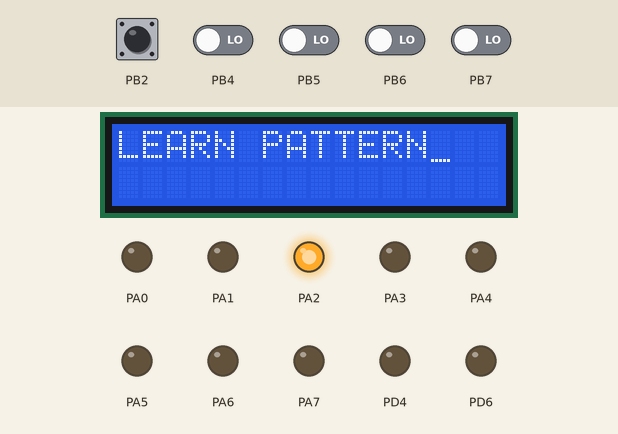
The program below on a simulated ATmega32, built with avr-gcc and emulated at 8 MHz. On the bench: 16×2 character LCD, output pins drawn as LEDs (lit = HIGH). Wiring (inferred from the signals the program sends): character LCD (HD44780): RS PD7; E PD5; data PC0, PC1, PC2, PC3, PC4, PC5, PC6, PC7. Dashed ring = blinking. The inputs (shaded band) are chosen by the test bench; at power-on: PB2, PB4–7 LOW. Random numbers use the default seed unless the program sets one; pins used as bus, display or sensor lines are not drawn.

Above: at 1.2 s.
1.3 s: PB2 driven HIGH
At 2.9 s:
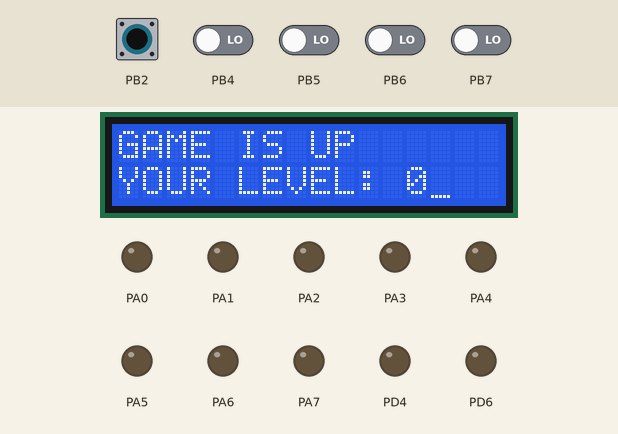
At 4.2 s:
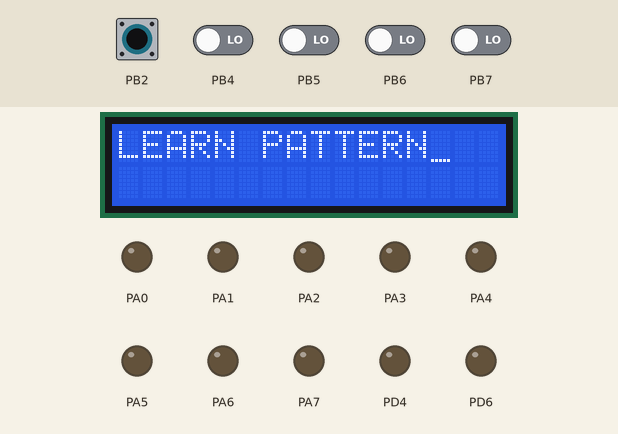
4.3 s: PB2 pulsed LOW 2 times (0.12 s each, 0.3 s apart)
At 8.5 s:
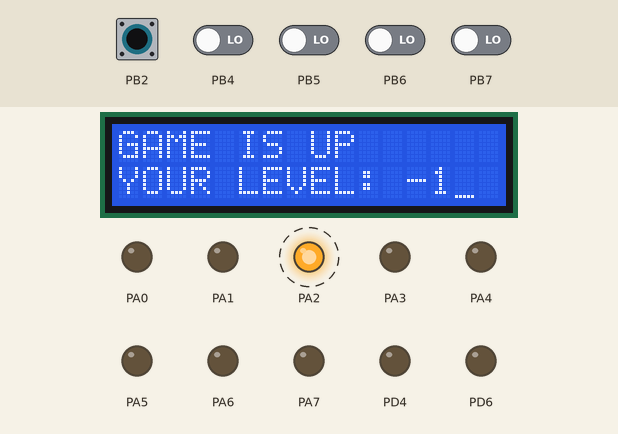
Timing chart, 0 to 12.3 s (numbered marks = the images above; inputs shaded):
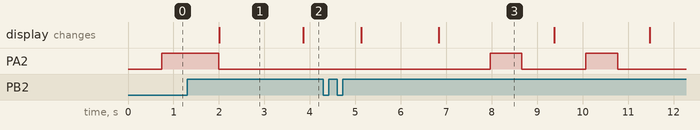

Measured:
- by itself, PA2: alternates HIGH for 0.70 s and LOW for 1.4 s, 4 changes in all, then stays LOW
- what the display in image 1 shows lasts 1.9 s, from 2.0 s to 3.9 s

The program:

main.c
```c
#define F_CPU 8000000UL
#include <avr/io.h>
#include <util/delay.h>
#include <avr/interrupt.h>
#include <stdio.h>
#include <time.h>

#define MAX_LEVEL 250
#define	LCD_DATA  PORTC
#define	LCD_COMMAND  PORTD


char SEQUENCE[MAX_LEVEL];
int LVL = 1;
int INDEX = 0;
volatile int DONE = 0;


void initialization_function(){
	srand(time(NULL));
	for(int i=0 ; i<MAX_LEVEL ; i++){
		SEQUENCE[i] = 1 << (rand() % 4);
	}
}

void delay()
{
	_delay_ms(700);
}

void LCD_commander( unsigned char command )
{
	LCD_DATA = command;
	LCD_COMMAND &= ~ (1<<7);	//RS=0
	LCD_COMMAND &= ~ (1<<6);	//RW=0 write
	LCD_COMMAND |= (1<<5);	//ENABLE=1
	_delay_us(1);
	LCD_COMMAND &= ~ (1<<5);	//ENABLE=0
	_delay_us(100);
}

void LCD_char_datashow( unsigned char data )
{
	LCD_DATA = data;
	LCD_COMMAND |= (1<<7);	//RS=1 means data
	LCD_COMMAND &= ~ (1<<6);	//RW=0 write
	LCD_COMMAND |= (1<<5);	//ENABLE=1
	_delay_us(1);
	LCD_COMMAND &= ~ (1<<5);	//ENABLE=0
	_delay_us(100);
}

void LCD_initializer()
{
	DDRC = 0xFF;
	DDRD = 0xF0; // make PORTD output for LCD commands

	LCD_COMMAND &=~(1<<5);	//ENABLE=0
	_delay_us(2000);
	LCD_commander(0x38);		//char size 5*7 16 char in 2 line
	LCD_commander(0x0E);		//turn lcd on
	LCD_commander(0x01);		//clean lcd
	_delay_us(2000);
	LCD_commander(0x06);		//move cursor to proper position
}

void LCD_clean(){
	LCD_commander(0x01);		//clean lcd
	_delay_us(2000);
	LCD_commander(0x06);		//move cursor to proper position
}

void LCD_string_datashow(char* string )
{
	unsigned char i = 0;
	while(string[i]!=0)
	{
		LCD_char_datashow(string[i]);
		i++ ;
	}
}

ISR (INT2_vect)
{
	int choosen = 0;
	if(PINB & (1 << 4))
	{
		PORTA |= (1<<0);
		choosen = 1;
	}
	else if(PINB & (1 << 5))
	{
		PORTA |= (1<<1);
		choosen = 2;
	}
	else if(PINB & (1 << 6))
	{
		PORTA |= (1<<2);
		choosen = 4;
	}
	else if(PINB & (1 << 7))
	{
		PORTA |= (1<<3);
		choosen =8;
	}
	delay();
	PORTA = 0x00;
	if(SEQUENCE[INDEX] != choosen)
	{
		LCD_clean();
		LCD_string_datashow("GAME IS UP");
		LCD_commander(0xC0);	//next line
		char level[50];
		sprintf(level,"YOUR LEVEL: %d", LVL-1);
		LCD_string_datashow(level);
		LVL = 0;
		INDEX = 0;
		DONE = 1;
		_delay_ms(1000);
		return ;
	}
	else
	{
		INDEX++;
	}
	if(INDEX == LVL)
	{
		DONE = 1;
		LCD_clean();
		LCD_string_datashow("RIGHT");
		LCD_commander(0xC0);	//next line
		LCD_string_datashow("NEXT LEVEL");
		delay();
		INDEX = 0;
		return;
	}
	return;
}

int main(void)
{
	DDRA = 0xFF;		// make porta output for led
	DDRB = 0x00;		// make portb input from user
	MCUCSR = 1<<ISC2;   // rising edge of external interrupt generates interrupt request
	GICR = (1<<INT2);   // enable external interrupt on int2
	sei();				// set interrupt enable
	initialization_function();
	LCD_initializer();
	while (LVL <= MAX_LEVEL)
	{
		LCD_clean();
		LCD_string_datashow("LEARN PATTERN");
		for(char i=0 ; i<LVL ; i++){
			delay();
			PORTA = SEQUENCE[i];
			delay();
			PORTA = 0x00;
		}
		delay();
		PORTA = 0x00;
		LCD_clean();
		LCD_string_datashow("YOUR TIME");
		LCD_commander(0xC0);
		char level[50];
		sprintf(level,"LEVEL: %d", LVL-1);
		LCD_string_datashow(level);

		while(DONE == 0);
		DONE = 0;

		LVL++;
	}
	LCD_clean();
	LCD_string_datashow("WOW IMPOSSIBLE!");
	while(1);
}
```
